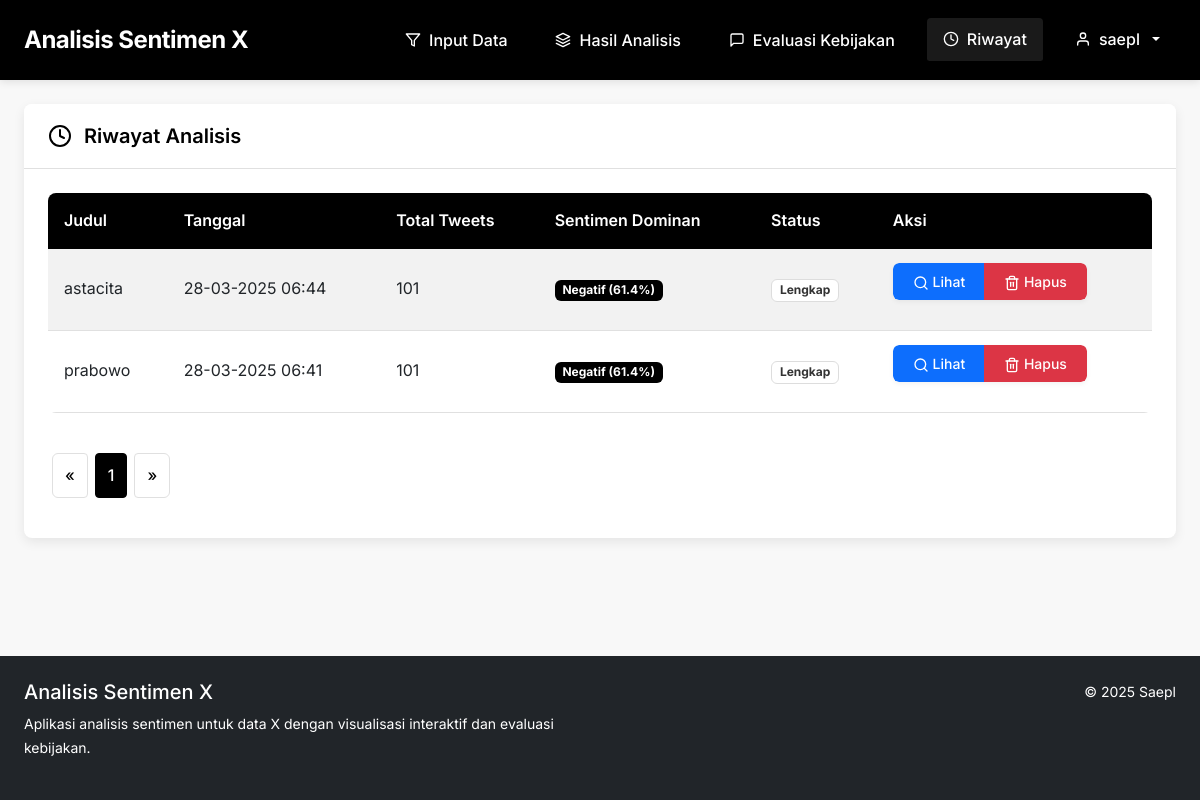
The app's page /history (signed in), older data.
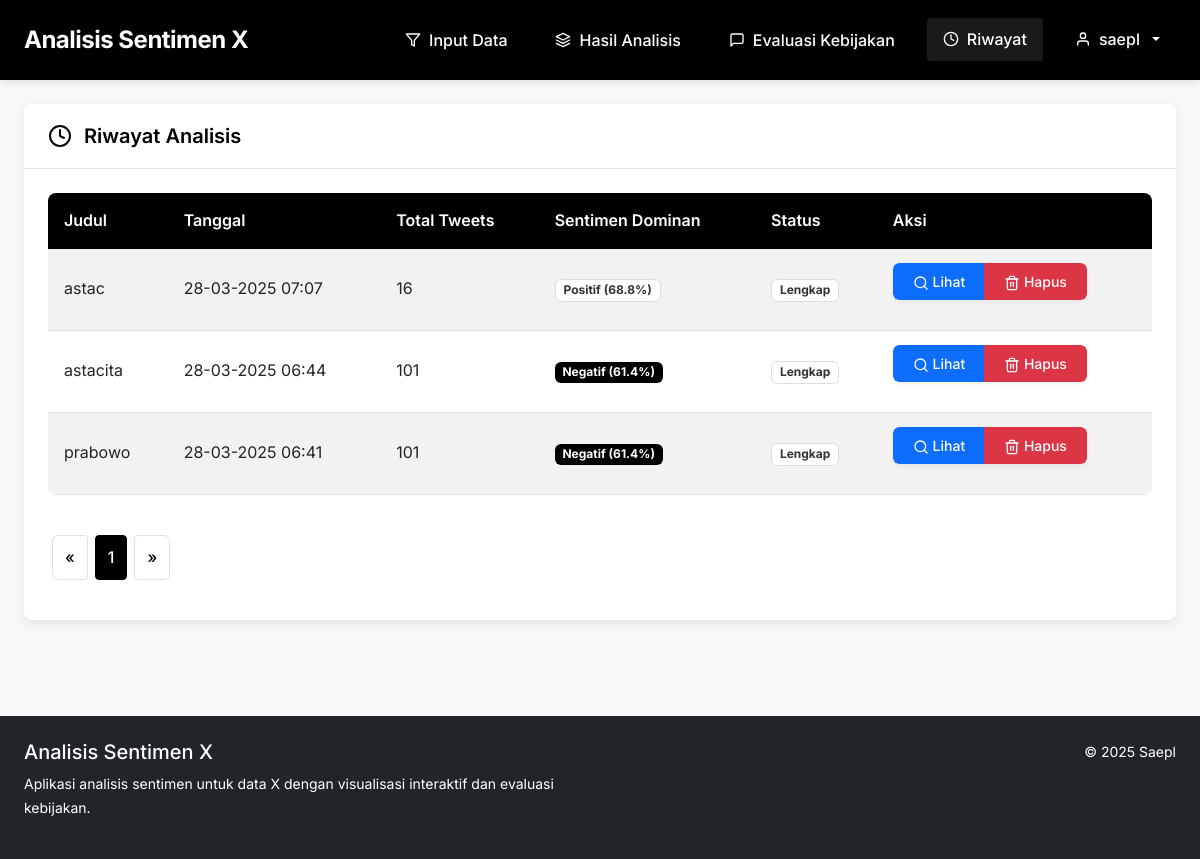
The same page, newer data.
### app/models/database.py (models this page shows, shortened)
class User(db.Model, UserMixin):
    id = db.Column(db.Integer, primary_key=True)
    username = db.Column(db.String(64), unique=True, nullable=False, index=True)
    email = db.Column(db.String(120), unique=True, nullable=False, index=True)
    password_hash = db.Column(db.String(128))
    created_at = db.Column(db.DateTime, default=datetime.utcnow)
    histories = db.relationship('AnalysisHistory', backref='user', lazy='dynamic', cascade='all, delete-orphan')

class AnalysisHistory(db.Model):
    id = db.Column(db.Integer, primary_key=True)
    title = db.Column(db.String(128), nullable=False)
    description = db.Column(db.Text, nullable=True)
    created_at = db.Column(db.DateTime, default=datetime.utcnow)
    file_path = db.Column(db.String(256), nullable=True)
    result_file_path = db.Column(db.String(256), nullable=True)
    total_tweets = db.Column(db.Integer, default=0)
    positive_count = db.Column(db.Integer, default=0)
    neutral_count = db.Column(db.Integer, default=0)
    negative_count = db.Column(db.Integer, default=0)
    positive_percent = db.Column(db.Float, default=0)
    neutral_percent = db.Column(db.Float, default=0)
    negative_percent = db.Column(db.Float, default=0)
    top_hashtags = db.Column(db.Text, nullable=True)  # Stored as JSON
    top_topics = db.Column(db.Text, nullable=True)    # Stored as JSON
    sentiment_plot = db.Column(db.Text, nullable=True)  # Base64 encoded image
    user_id = db.Column(db.Integer, db.ForeignKey('user.id'), nullable=False)

### app/routes/history_routes.py (the view)
@history_bp.route('/history')
@login_required
def index():
    page = request.args.get('page', 1, type=int)
    histories = AnalysisHistory.query.filter_by(user_id=current_user.id).order_by(
        AnalysisHistory.created_at.desc()).paginate(page=page, per_page=10)
    return render_template('history/index.html', title='Riwayat Analisis', histories=histories)

### app/models/database.py (called while the page is built)
@login_manager.user_loader
def load_user(user_id):
    return User.query.get(int(user_id))

### app/templates/history/index.html (shortened to what this page needs)
{% extends "base.html" %}
{% block content %}
<div class="card">
    <div class="card-header">
        <svg xmlns="http://www.w3.org/2000/svg" width="24" height="24" viewBox="0 0 24 24" fill="none" stroke="currentColor" stroke-width="2" stroke-linecap="round" stroke-linejoin="round"><circle cx="12" cy="12" r="10"></circle><polyline points="12 6 12 12 16 14"></polyline></svg>
        <h2 class="card-title">Riwayat Analisis</h2>
    </div>
    <div class="card-body">
        {% if histories.items %}
            <div class="table-responsive">
                <table class="table table-striped table-hover">
                    <thead>
                        <tr>
                            <th>Judul</th>
                            <th>Tanggal</th>
                            <th>Total Tweets</th>
                            <th>Sentimen Dominan</th>
                            <th>Status</th>
                            <th>Aksi</th>
                        </tr>
                    </thead>
                    <tbody>
                        {% for history in histories.items %}
                            <tr>
                                <td>{{ history.title }}</td>
                                <td>{{ history.created_at.strftime('%d-%m-%Y %H:%M') }}</td>
                                <td>{{ history.total_tweets }}</td>
                                <td>
                                    {% if history.positive_percent > history.neutral_percent and history.positive_percent > history.negative_percent %}
                                        <span class="badge bg-success">Positif ({{ history.positive_percent }}%)</span>
                                    {% elif history.neutral_percent > history.positive_percent and history.neutral_percent > history.negative_percent %}
                                        <span class="badge bg-warning">Netral ({{ history.neutral_percent }}%)</span>
                                    {% else %}
                                        <span class="badge bg-danger">Negatif ({{ history.negative_percent }}%)</span>
                                    {% endif %}
                                </td>
                                <td>
                                    {% if history.result_file_path and history.file_path %}
                                        <span class="badge bg-success">Lengkap</span>
                                    {% elif history.result_file_path %}
                                        <span class="badge bg-warning">Parsial</span>
                                    {% else %}
                                        <span class="badge bg-danger">Tidak Lengkap</span>
                                    {% endif %}
                                </td>
                                <td>
                                    <div class="btn-group" role="group">
                                        <a href="{{ url_for('history.show', id=history.id) }}" class="btn btn-sm btn-primary view-history-btn" data-history-id="{{ history.id }}" data-bs-toggle="tooltip" title="Lihat dan muat analisis">
                                            <svg xmlns="http://www.w3.org/2000/svg" width="16" height="16" viewBox="0 0 24 24" fill="none" stroke="currentColor" stroke-width="2" stroke-linecap="round" stroke-linejoin="round"><circle cx="11" cy="11" r="8"></circle><line x1="21" y1="21" x2="16.65" y2="16.65"></line></svg>
                                            Lihat
                                        </a>
                                        <button type="button" class="btn btn-sm btn-danger" data-bs-toggle="modal" data-bs-target="#deleteModal{{ history.id }}">
                                            Hapus
                                        </button>
                                    </div>
                                </td>
                            </tr>
                        {% endfor %}
                    </tbody>
                </table>
            </div>
            <nav aria-label="Page navigation">
                <ul class="pagination justify-content-center">
                    {% if histories.has_prev %}
                        <li class="page-item">
                            <a class="page-link" href="{{ url_for('history.index', page=histories.prev_num) }}" aria-label="Previous">
                                <span aria-hidden="true">&laquo;</span>
                            </a>
                        </li>
                    {% else %}
                        <li class="page-item disabled">
                            <a class="page-link" href="#" aria-label="Previous">
                                <span aria-hidden="true">&laquo;</span>
                            </a>
                        </li>
                    {% endif %}
                    {% for page_num in histories.iter_pages(left_edge=1, right_edge=1, left_current=2, right_current=2) %}
                        {% if page_num %}
                            {% if page_num == histories.page %}
                                <li class="page-item active">
                                    <a class="page-link" href="#">{{ page_num }}</a>
                                </li>
                            {% else %}
                                <li class="page-item">
                                    <a class="page-link" href="{{ url_for('history.index', page=page_num) }}">{{ page_num }}</a>
                                </li>
                            {% endif %}
                        {% else %}
                            <li class="page-item disabled">
                                <a class="page-link" href="#">...</a>
                            </li>
                        {% endif %}
                    {% endfor %}
                    {% if histories.has_next %}
                        <li class="page-item">
                            <a class="page-link" href="{{ url_for('history.index', page=histories.next_num) }}" aria-label="Next">
                                <span aria-hidden="true">&raquo;</span>
                            </a>
                        </li>
                    {% else %}
                        <li class="page-item disabled">
                            <a class="page-link" href="#" aria-label="Next">
                                <span aria-hidden="true">&raquo;</span>
                            </a>
                        </li>
                    {% endif %}
                </ul>
            </nav>
        {% endif %}
    </div>
</div>
{% endblock %}

### app/templates/base.html (shortened to what this page needs)
<!DOCTYPE html>
<html lang="id">
<head>
    <link href="https://cdn.jsdelivr.net/npm/bootstrap@5.3.0-alpha1/dist/css/bootstrap.min.css" rel="stylesheet">
    <link rel="stylesheet" href="{{ url_for('static', filename='css/style.css') }}">
</head>
<body>
    <header>
        <div class="container">
            <div class="d-flex justify-content-between align-items-center py-3">
                <div class="logo">
                    <a href="{{ url_for('main.index') }}" class="text-white text-decoration-none">Analisis Sentimen X</a>
                </div>
                <nav>
                    <a href="{{ url_for('main.index') }}" class="main-tab-link {% if request.endpoint == 'main.index' and request.args.get('view', 'input') == 'input' %}active{% endif %}" data-tab="input">
                        <svg xmlns="http://www.w3.org/2000/svg" width="16" height="16" viewBox="0 0 24 24" fill="none" stroke="currentColor" stroke-width="2" stroke-linecap="round" stroke-linejoin="round"><polygon points="22 3 2 3 10 12.46 10 19 14 21 14 12.46 22 3"></polygon></svg>
                        Input Data
                    </a>
                    <a href="{{ url_for('main.index', view='results') }}" class="main-tab-link {% if request.endpoint == 'main.index' and request.args.get('view') == 'results' %}active{% endif %} {% if 'analysis_file' not in session %}disabled{% endif %}" data-tab="results" {% if 'analysis_file' not in session %}title="Lakukan analisis terlebih dahulu"{% endif %}>
                        Hasil Analisis
                    </a>
                    <a href="{{ url_for('main.index', view='evaluation') }}" class="main-tab-link {% if request.endpoint == 'main.index' and request.args.get('view') == 'evaluation' %}active{% endif %} {% if 'analysis_file' not in session %}disabled{% endif %}" data-tab="evaluation" {% if 'analysis_file' not in session %}title="Lakukan analisis terlebih dahulu"{% endif %}>
                        <svg xmlns="http://www.w3.org/2000/svg" width="24" height="24" viewBox="0 0 24 24" fill="none" stroke="currentColor" stroke-width="2" stroke-linecap="round" stroke-linejoin="round"><path d="M21 15a2 2 0 0 1-2 2H7l-4 4V5a2 2 0 0 1 2-2h14a2 2 0 0 1 2 2z"></path></svg>
                        Evaluasi Kebijakan
                    </a>
                    <a href="{{ url_for('history.index') }}" class="nav-link {% if request.endpoint == 'history.index' %}active{% endif %}">
                        <svg xmlns="http://www.w3.org/2000/svg" width="16" height="16" viewBox="0 0 24 24" fill="none" stroke="currentColor" stroke-width="2" stroke-linecap="round" stroke-linejoin="round"><circle cx="12" cy="12" r="10"></circle><polyline points="12 6 12 12 16 14"></polyline></svg>
                        Riwayat
                    </a>
                    {% if current_user.is_authenticated %}
                        <div class="dropdown">
                            <a class="nav-link dropdown-toggle" href="#" role="button" id="userDropdown" data-bs-toggle="dropdown" aria-expanded="false">
                                <svg xmlns="http://www.w3.org/2000/svg" width="16" height="16" viewBox="0 0 24 24" fill="none" stroke="currentColor" stroke-width="2" stroke-linecap="round" stroke-linejoin="round"><path d="M20 21v-2a4 4 0 0 0-4-4H8a4 4 0 0 0-4 4v2"></path><circle cx="12" cy="7" r="4"></circle></svg>
                                {{ current_user.username }}
                            </a>
                        </div>
                    {% endif %}
                </nav>
            </div>
        </div>
    </header>
    <div class="container my-4">
        <div id="main-content">
            {% block content %}{% endblock %}
        </div>
    </div>
    <footer class="bg-dark text-white py-4 mt-5">
        <div class="container">
            <div class="row">
                <div class="col-md-6">
                    <h5>Analisis Sentimen X</h5>
                    <p class="small">Aplikasi analisis sentimen untuk data X dengan visualisasi interaktif dan evaluasi kebijakan.</p>
                </div>
                <div class="col-md-6 text-md-end">
                    <p class="small">&copy; 2025 Saepl</p>
                </div>
            </div>
        </div>
    </footer>
</body>
</html>

Row changes from the older to the newer data that the page shows:
added AnalysisHistory: title "astac", created_at "28-03-2025 07:07", total_tweets "16", positive_percent "68.8", shows "Lengkap"
